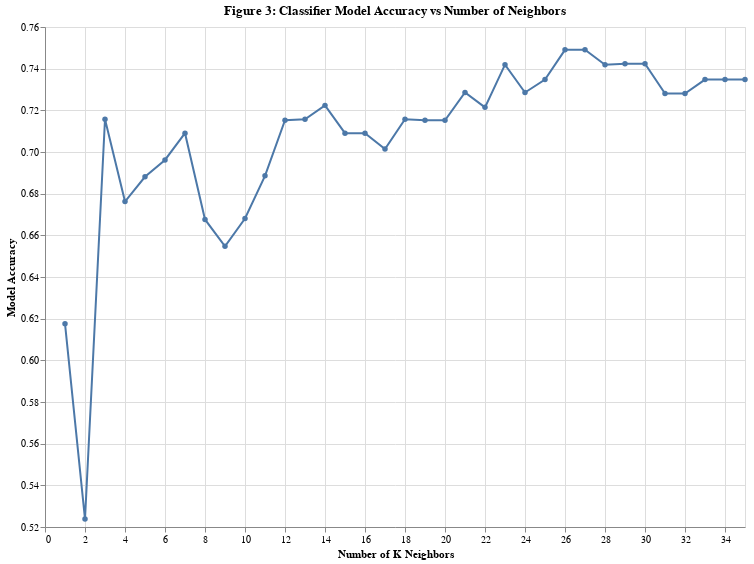

Write notebook code for a chart like this one.
### Markdown cell above
!!!

### Code cell
players_grid_accuracy = alt.Chart(accuracies_grid).mark_line(point = True).encode(
    x=alt.X("param_kneighborsclassifier__n_neighbors")
    .title("Number of K Neighbors")
    .scale(zero = False),
    y=alt.Y("mean_test_score")
    .title("Model Accuracy")
    .scale(zero = False)
).properties(
    title = "Figure 3: Classifier Model Accuracy vs Number of Neighbors",
    width = 700,
    height = 500
)   

players_grid_accuracy

### Figure 1 — Vega specification as saved in the notebook (floating-point values rounded to 4 significant figures)
{"$schema": "https://vega.github.io/schema/vega/v5.json", "data": [{"name": "source_0", "values": [{"mean_test_score": 0.6176, "param_kneighborsclassifier__n_neighbors": 1}, {"mean_test_score": 0.5238, "param_kneighborsclassifier__n_neighbors": 2}, {"mean_test_score": 0.7157, "param_kneighborsclassifier__n_neighbors": 3}, {"mean_test_score": 0.6762, "param_kneighborsclassifier__n_neighbors": 4}, {"mean_test_score": 0.6881, "param_kneighborsclassifier__n_neighbors": 5}, {"mean_test_score": 0.6962, "param_kneighborsclassifier__n_neighbors": 6}, {"mean_test_score": 0.709, "param_kneighborsclassifier__n_neighbors": 7}, {"mean_test_score": 0.6676, "param_kneighborsclassifier__n_neighbors": 8}, {"mean_test_score": 0.6548, "param_kneighborsclassifier__n_neighbors": 9}, {"mean_test_score": 0.6681, "param_kneighborsclassifier__n_neighbors": 10}, {"mean_test_score": 0.6886, "param_kneighborsclassifier__n_neighbors": 11}, {"mean_test_score": 0.7152, "param_kneighborsclassifier__n_neighbors": 12}, {"mean_test_score": 0.7157, "param_kneighborsclassifier__n_neighbors": 13}, {"mean_test_score": 0.7224, "param_kneighborsclassifier__n_neighbors": 14}, {"mean_test_score": 0.709, "param_kneighborsclassifier__n_neighbors": 15}, {"mean_test_score": 0.709, "param_kneighborsclassifier__n_neighbors": 16}, {"mean_test_score": 0.7014, "param_kneighborsclassifier__n_neighbors": 17}, {"mean_test_score": 0.7157, "param_kneighborsclassifier__n_neighbors": 18}, {"mean_test_score": 0.7152, "param_kneighborsclassifier__n_neighbors": 19}, {"mean_test_score": 0.7152, "param_kneighborsclassifier__n_neighbors": 20}, {"mean_test_score": 0.7286, "param_kneighborsclassifier__n_neighbors": 21}, {"mean_test_score": 0.7214, "param_kneighborsclassifier__n_neighbors": 22}, {"mean_test_score": 0.7419, "param_kneighborsclassifier__n_neighbors": 23}, {"mean_test_score": 0.7286, "param_kneighborsclassifier__n_neighbors": 24}, {"mean_test_score": 0.7348, "param_kneighborsclassifier__n_neighbors": 25}, {"mean_test_score": 0.749, "param_kneighborsclassifier__n_neighbors": 26}, {"mean_test_score": 0.749, "param_kneighborsclassifier__n_neighbors": 27}, {"mean_test_score": 0.7419, "param_kneighborsclassifier__n_neighbors": 28}, {"mean_test_score": 0.7424, "param_kneighborsclassifier__n_neighbors": 29}, {"mean_test_score": 0.7424, "param_kneighborsclassifier__n_neighbors": 30}, {"mean_test_score": 0.7281, "param_kneighborsclassifier__n_neighbors": 31}, {"mean_test_score": 0.7281, "param_kneighborsclassifier__n_neighbors": 32}, {"mean_test_score": 0.7348, "param_kneighborsclassifier__n_neighbors": 33}, {"mean_test_score": 0.7348, "param_kneighborsclassifier__n_neighbors": 34}, {"mean_test_score": 0.7348, "param_kneighborsclassifier__n_neighbors": 35}]}, {"name": "data_0", "values": [{"mean_test_score": 0.6176, "param_kneighborsclassifier__n_neighbors": 1}, {"mean_test_score": 0.5238, "param_kneighborsclassifier__n_neighbors": 2}, {"mean_test_score": 0.7157, "param_kneighborsclassifier__n_neighbors": 3}, {"mean_test_score": 0.6762, "param_kneighborsclassifier__n_neighbors": 4}, {"mean_test_score": 0.6881, "param_kneighborsclassifier__n_neighbors": 5}, {"mean_test_score": 0.6962, "param_kneighborsclassifier__n_neighbors": 6}, {"mean_test_score": 0.709, "param_kneighborsclassifier__n_neighbors": 7}, {"mean_test_score": 0.6676, "param_kneighborsclassifier__n_neighbors": 8}, {"mean_test_score": 0.6548, "param_kneighborsclassifier__n_neighbors": 9}, {"mean_test_score": 0.6681, "param_kneighborsclassifier__n_neighbors": 10}, {"mean_test_score": 0.6886, "param_kneighborsclassifier__n_neighbors": 11}, {"mean_test_score": 0.7152, "param_kneighborsclassifier__n_neighbors": 12}, {"mean_test_score": 0.7157, "param_kneighborsclassifier__n_neighbors": 13}, {"mean_test_score": 0.7224, "param_kneighborsclassifier__n_neighbors": 14}, {"mean_test_score": 0.709, "param_kneighborsclassifier__n_neighbors": 15}, {"mean_test_score": 0.709, "param_kneighborsclassifier__n_neighbors": 16}, {"mean_test_score": 0.7014, "param_kneighborsclassifier__n_neighbors": 17}, {"mean_test_score": 0.7157, "param_kneighborsclassifier__n_neighbors": 18}, {"mean_test_score": 0.7152, "param_kneighborsclassifier__n_neighbors": 19}, {"mean_test_score": 0.7152, "param_kneighborsclassifier__n_neighbors": 20}, {"mean_test_score": 0.7286, "param_kneighborsclassifier__n_neighbors": 21}, {"mean_test_score": 0.7214, "param_kneighborsclassifier__n_neighbors": 22}, {"mean_test_score": 0.7419, "param_kneighborsclassifier__n_neighbors": 23}, {"mean_test_score": 0.7286, "param_kneighborsclassifier__n_neighbors": 24}, {"mean_test_score": 0.7348, "param_kneighborsclassifier__n_neighbors": 25}, {"mean_test_score": 0.749, "param_kneighborsclassifier__n_neighbors": 26}, {"mean_test_score": 0.749, "param_kneighborsclassifier__n_neighbors": 27}, {"mean_test_score": 0.7419, "param_kneighborsclassifier__n_neighbors": 28}, {"mean_test_score": 0.7424, "param_kneighborsclassifier__n_neighbors": 29}, {"mean_test_score": 0.7424, "param_kneighborsclassifier__n_neighbors": 30}, {"mean_test_score": 0.7281, "param_kneighborsclassifier__n_neighbors": 31}, {"mean_test_score": 0.7281, "param_kneighborsclassifier__n_neighbors": 32}, {"mean_test_score": 0.7348, "param_kneighborsclassifier__n_neighbors": 33}, {"mean_test_score": 0.7348, "param_kneighborsclassifier__n_neighbors": 34}, {"mean_test_score": 0.7348, "param_kneighborsclassifier__n_neighbors": 35}]}], "marks": [{"type": "line", "name": "layer_0_marks", "from": {"data": "source_0"}, "sort": {"field": "x"}, "encode": {"update": {"defined": {"signal": "isValid(datum[\"param_kneighborsclassifier__n_neighbors\"]) && isFinite(+datum[\"param_kneighborsclassifier__n_neighbors\"]) && isValid(datum[\"mean_test_score\"]) && isFinite(+datum[\"mean_test_score\"])"}, "stroke": {"value": "#4c78a8"}, "y": {"field": "mean_test_score", "scale": "y"}, "x": {"field": "param_kneighborsclassifier__n_neighbors", "scale": "x"}}}, "style": ["line"]}, {"type": "symbol", "name": "layer_1_marks", "from": {"data": "data_0"}, "encode": {"update": {"fill": {"value": "#4c78a8"}, "opacity": {"value": 1}, "x": {"field": "param_kneighborsclassifier__n_neighbors", "scale": "x"}, "y": {"field": "mean_test_score", "scale": "y"}}}, "style": ["point"]}], "scales": [{"name": "x", "type": "linear", "domain": {"fields": [{"data": "source_0", "field": "param_kneighborsclassifier__n_neighbors"}, {"data": "data_0", "field": "param_kneighborsclassifier__n_neighbors"}]}, "range": [0, {"signal": "width"}], "zero": false, "nice": true}, {"name": "y", "type": "linear", "domain": {"fields": [{"data": "source_0", "field": "mean_test_score"}, {"data": "data_0", "field": "mean_test_score"}]}, "range": [{"signal": "height"}, 0], "zero": false, "nice": true}], "axes": [{"scale": "x", "aria": false, "grid": true, "zindex": 0, "labels": false, "ticks": false, "domain": false, "maxExtent": 0, "tickCount": {"signal": "ceil(width/40)"}, "minExtent": 0, "orient": "bottom", "gridScale": "y"}, {"scale": "y", "orient": "left", "domain": false, "tickCount": {"signal": "ceil(height/40)"}, "maxExtent": 0, "aria": false, "ticks": false, "zindex": 0, "labels": false, "grid": true, "gridScale": "x", "minExtent": 0}, {"scale": "x", "zindex": 0, "orient": "bottom", "title": "Number of K Neighbors", "labelFlush": true, "labelOverlap": true, "grid": false, "tickCount": {"signal": "ceil(width/40)"}}, {"scale": "y", "tickCount": {"signal": "ceil(height/40)"}, "title": "Model Accuracy", "grid": false, "labelOverlap": true, "zindex": 0, "orient": "left"}], "title": {"text": "Figure 3: Classifier Model Accuracy vs Number of Neighbors", "frame": "group"}, "width": 700, "background": "white", "padding": 5, "height": 500, "style": "cell"}
